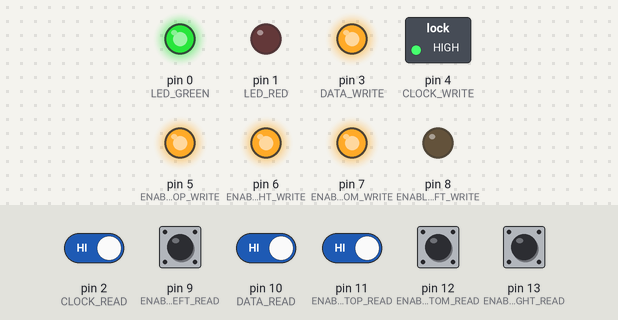
The sketch below on a simulated Arduino Uno, built with avr-gcc and run on an emulated ATmega328P. On the bench: switched loads named in the sketch (green lamp = pin HIGH), output pins drawn as LEDs (lit = HIGH). The inputs (shaded band) are chosen by the test bench; at power-on: pin 2 (CLOCK_READ), pin 9 (ENABLE_LEFT_READ), pin 10 (DATA_READ), pin 11 (ENABLE_TOP_READ), pin 12 (ENABLE_BOTTOM_READ), pin 13 (ENABLE_RIGHT_READ) HIGH.

Above: at 6.8 s.
6.9 s: pin 2 (CLOCK_READ) driven LOW
At 7.8 s:
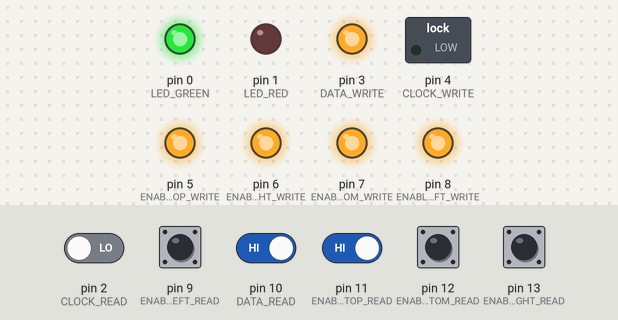
At 12.8 s:
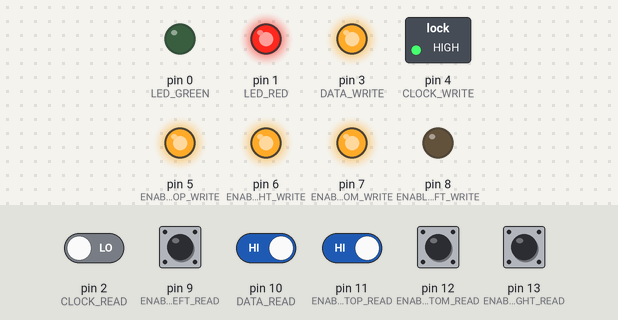
15.1 s: pin 9 (ENABLE_LEFT_READ) pulled LOW for 2.9 s
At 15.1 s:
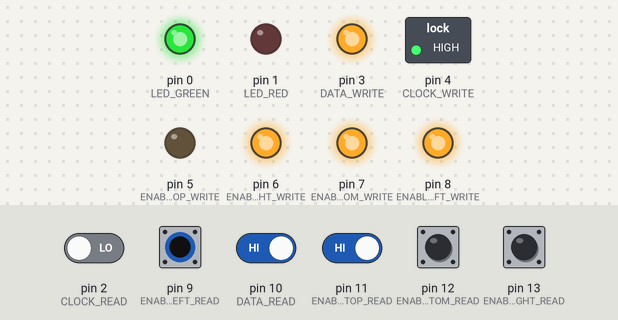
19.5 s: pin 10 (DATA_READ) driven LOW
26.5 s: pin 11 (ENABLE_TOP_READ) driven LOW
33.5 s: pin 12 (ENABLE_BOTTOM_READ) pulled LOW for 2.9 s
At 34.8 s:
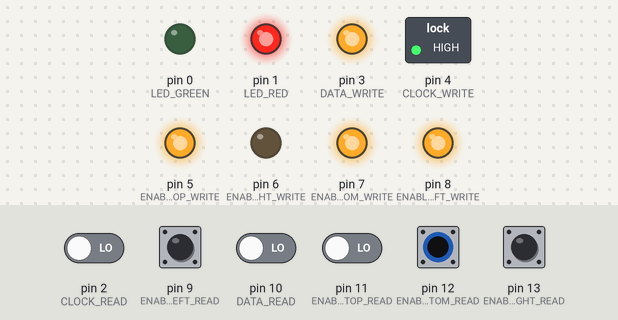
37.9 s: pin 13 (ENABLE_RIGHT_READ) pulled LOW for 2.9 s
Timing chart, 0 to 43.3 s (numbered marks = the images above; inputs shaded):
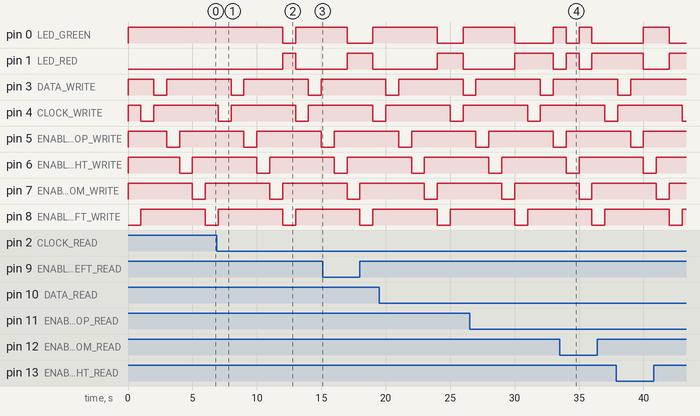

Measured:
- after the input at 6.9 s, pin 0 (LED_GREEN): HIGH → LOW after 5.1 s, → HIGH 1.0 s later; pin 1 (LED_RED): LOW → HIGH after 5.1 s, → LOW 1.0 s later
- after the input at 33.5 s, pin 0 (LED_GREEN): HIGH → LOW after 0.50 s instead of 2.5 s; pin 1 (LED_RED): LOW → HIGH after 0.50 s instead of 2.5 s
- by itself, pin 3 (DATA_WRITE), pin 4 (CLOCK_WRITE): alternates HIGH for 5.0 s and LOW for 1.0 s

The sketch:

Build18_Hardware_Tester.ino
```cpp
#define LED_GREEN 0
#define LED_RED 1
#define CLOCK_READ 2
#define CLOCK_WRITE 4
#define DATA_READ 10
#define DATA_WRITE 3
#define ENABLE_TOP_WRITE 5
#define ENABLE_TOP_READ 11
#define ENABLE_RIGHT_WRITE 6
#define ENABLE_RIGHT_READ 13
#define ENABLE_BOTTOM_WRITE 7
#define ENABLE_BOTTOM_READ 12
#define ENABLE_LEFT_WRITE 8
#define ENABLE_LEFT_READ 9
#define RESISTOR_LEFT A4
#define RESISTOR_RIGHT A5


void setup() {
  // put your setup code here, to run once:

  //configure outputs
  pinMode(LED_GREEN, OUTPUT);
  pinMode(LED_RED, OUTPUT);
  pinMode(CLOCK_WRITE, OUTPUT);
  pinMode(DATA_WRITE, OUTPUT);
  pinMode(ENABLE_TOP_WRITE, OUTPUT);
  pinMode(ENABLE_RIGHT_WRITE, OUTPUT);
  pinMode(ENABLE_BOTTOM_WRITE, OUTPUT);
  pinMode(ENABLE_LEFT_WRITE, OUTPUT);

  //configure inputs
  pinMode(CLOCK_READ, INPUT);
  pinMode(DATA_READ, INPUT);
  pinMode(ENABLE_TOP_READ, INPUT);
  pinMode(ENABLE_RIGHT_READ, INPUT);
  pinMode(ENABLE_BOTTOM_READ, INPUT);
  pinMode(ENABLE_LEFT_READ, INPUT);

  //set all outputs to off
  digitalWrite(LED_GREEN, LOW);
  digitalWrite(LED_RED, LOW);
  digitalWrite(CLOCK_WRITE, HIGH);
  digitalWrite(DATA_WRITE, HIGH);
  digitalWrite(ENABLE_TOP_WRITE, HIGH);
  digitalWrite(ENABLE_RIGHT_WRITE, HIGH);
  digitalWrite(ENABLE_BOTTOM_WRITE, HIGH);
  digitalWrite(ENABLE_LEFT_WRITE, HIGH);
}

void loop() {
  digitalWrite(ENABLE_LEFT_WRITE, LOW);
  digitalWrite(LED_GREEN, digitalRead(CLOCK_READ));
  digitalWrite(LED_RED, !digitalRead(CLOCK_READ));
  delay(1000);
  digitalWrite(ENABLE_LEFT_WRITE, HIGH);

  digitalWrite(CLOCK_WRITE, LOW);
  digitalWrite(LED_GREEN, digitalRead(DATA_READ));
  digitalWrite(LED_RED, !digitalRead(DATA_READ));
  delay(1000);
  digitalWrite(CLOCK_WRITE, HIGH);

  digitalWrite(DATA_WRITE, LOW);
  digitalWrite(LED_GREEN, digitalRead(ENABLE_TOP_READ));
  digitalWrite(LED_RED, !digitalRead(ENABLE_TOP_READ));
  delay(1000);
  digitalWrite(DATA_WRITE, HIGH);

  digitalWrite(ENABLE_TOP_WRITE, LOW);
  digitalWrite(LED_GREEN, digitalRead(ENABLE_RIGHT_READ));
  digitalWrite(LED_RED, !digitalRead(ENABLE_RIGHT_READ));
  delay(1000);
  digitalWrite(ENABLE_TOP_WRITE, HIGH);

  digitalWrite(ENABLE_RIGHT_WRITE, LOW);
  digitalWrite(LED_GREEN, digitalRead(ENABLE_BOTTOM_READ));
  digitalWrite(LED_RED, !digitalRead(ENABLE_BOTTOM_READ));
  delay(1000);
  digitalWrite(ENABLE_RIGHT_WRITE, HIGH);

  digitalWrite(ENABLE_BOTTOM_WRITE, LOW);
  digitalWrite(LED_GREEN, digitalRead(ENABLE_LEFT_READ));
  digitalWrite(LED_RED, !digitalRead(ENABLE_LEFT_READ));
  delay(1000);
  digitalWrite(ENABLE_BOTTOM_WRITE, HIGH);
}
```
